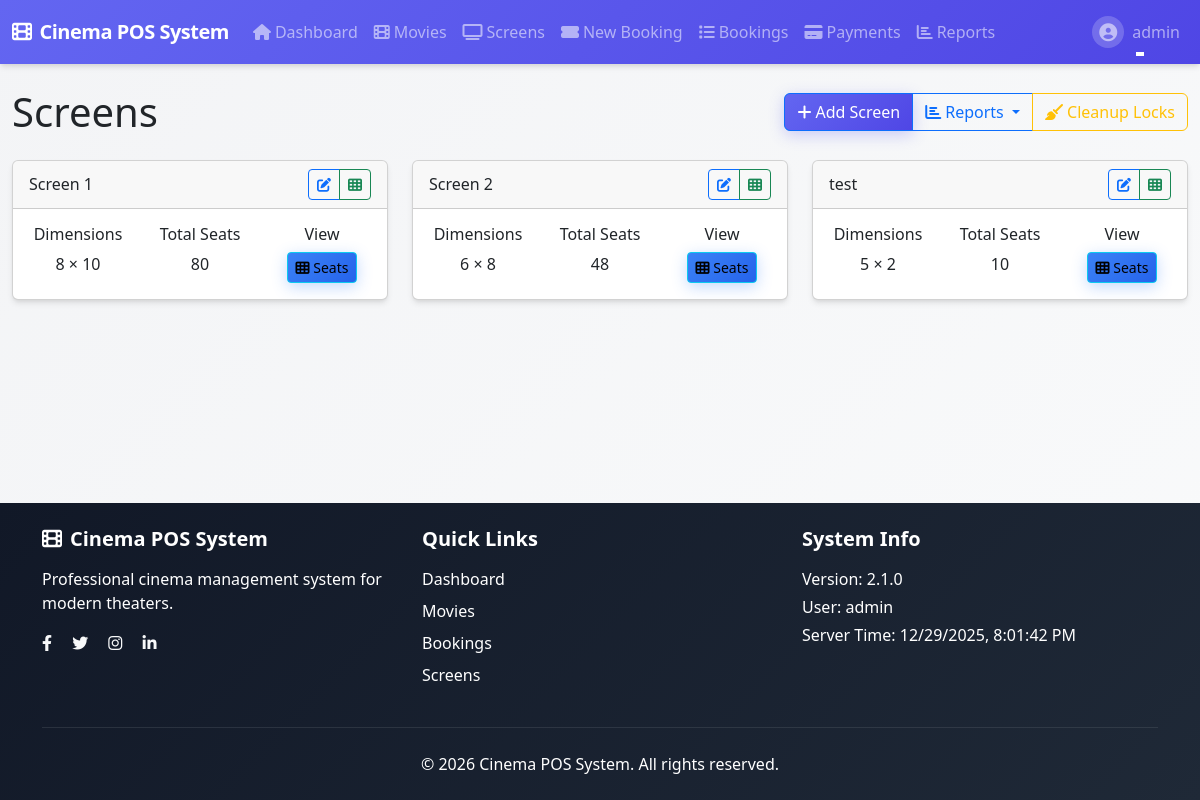
/screens/ (signed in), run on the app's committed database.
### app/auth/models.py (models this page shows, shortened)
class User(UserMixin, db.Model):
    id = db.Column(db.Integer, primary_key=True)
    username = db.Column(db.String(64), index=True, unique=True, nullable=False,
                       comment="Unique username for login")
    email = db.Column(db.String(120), index=True, unique=True, nullable=False,
                      comment="Unique email address")
    password_hash = db.Column(db.String(128), nullable=False,
                            comment="Hashed password")
    role = db.Column(db.Enum('admin', 'cashier', name='user_roles'), default='cashier', nullable=False,
                    comment="Primary user role for permissions (for shared accounts, this is the default role)")
    assigned_roles = db.Column(db.Text, nullable=True,
                             comment="JSON array of assigned roles for shared accounts (e.g., ['admin', 'cashier'])")
    is_shared_account = db.Column(db.Boolean, default=False, nullable=False,
                                comment="Whether this is a shared account that can be used by multiple roles")
    last_login = db.Column(db.DateTime, default=None,
                         comment="Timestamp of last login")
    is_active = db.Column(db.Boolean, default=True, nullable=False,
                        comment="Whether user account is active")
    created_at = db.Column(db.DateTime, default=datetime.utcnow, nullable=False,
                          comment="Account creation timestamp")
    created_by = db.Column(db.Integer, db.ForeignKey('user.id'), default=None,
                         comment="ID of user who created this account")
    updated_at = db.Column(db.DateTime, default=datetime.utcnow, onupdate=datetime.utcnow,
                          comment="Last update timestamp")
    updated_by = db.Column(db.Integer, db.ForeignKey('user.id'), default=None,
                         comment="ID of user who last updated this account")
    bookings = db.relationship('Booking', backref='user', lazy=True)
    __table_args__ = (
        db.CheckConstraint('length(username) >= 3', name='check_username_length'),
        db.CheckConstraint('length(email) >= 5', name='check_email_length'),
        db.CheckConstraint("email ~* '^[A-Za-z0-9._%+-]+@[A-Za-z0-9.-]+\\.[A-Za-z]{2,}$'", name='check_email_format'),
        db.CheckConstraint("username ~* '^[a-zA-Z0-9_]+$'", name='check_username_format'),
        db.CheckConstraint("role IN ('admin', 'cashier')", name='check_role_values'),
        db.Index('idx_user_email_active', 'email', 'is_active'),
        db.Index('idx_user_username_active', 'username', 'is_active'),
    )
    def is_admin(self):
        from flask import session
        current_role = session.get('current_role')
        if current_role:
            return current_role == 'admin'
        return self.role == 'admin'

### app/screens/models.py (models this page shows, shortened)
class Screen(db.Model):
    id = db.Column(db.Integer, primary_key=True)
    name = db.Column(db.String(50), nullable=False)
    total_rows = db.Column(db.Integer, nullable=False)
    total_columns = db.Column(db.Integer, nullable=False)
    seats = db.relationship('Seat', backref='screen', lazy=True)
    shows = db.relationship('Show', backref='screen', lazy=True)

### app/screens/routes.py (the view)
@bp.route('/')
@login_required
def index():
    screens = Screen.query.all()
    return render_template('screens/index.html', title='Screens', screens=screens)

### app/__init__.py (called while the page is built)
@login_manager.user_loader
def load_user(user_id):
    from app.auth.models import User
    return User.query.get(int(user_id))

### templates/screens/index.html (shortened to what this page needs)
{% extends "base.html" %} {% block content %}
<div class="row">
  <div class="col-12">
    <div class="d-flex justify-content-between align-items-center mb-4">
      <h1 class="mb-0">Screens</h1>
      <div class="btn-group">
        {% if current_user.is_admin() %}
        <a href="{{ url_for('screens.add') }}" class="btn btn-primary">
          <i class="fas fa-plus me-1"></i>Add Screen
        </a>
        {% endif %}
        <div class="btn-group" role="group">
          <button type="button" class="btn btn-outline-primary dropdown-toggle" data-bs-toggle="dropdown">
            <i class="fas fa-chart-bar me-1"></i>Reports
          </button>
        </div>
        {% if current_user.is_admin() %}
        <a href="{{ url_for('screens.cleanup_expired_locks_route') }}" class="btn btn-outline-warning" onclick="return confirm('Are you sure you want to clean up expired seat locks?')">
          <i class="fas fa-broom me-1"></i>Cleanup Locks
        </a>
        {% endif %}
      </div>
    </div>
    {% if screens %}
    <div class="row">
      {% for screen in screens %}
      <div class="col-md-4 mb-4">
        <div class="card">
          <div
            class="card-header d-flex justify-content-between align-items-center"
          >
            <h6 class="mb-0">{{ screen.name }}</h6>
            {% if current_user.is_admin() %}
            <div class="btn-group btn-group-sm">
              <a
                href="{{ url_for('screens.edit', id=screen.id) }}"
                class="btn btn-sm btn-outline-primary"
              >
                <i class="fas fa-edit"></i>
              </a>
              <a
                href="{{ url_for('screens.manage_seats', screen_id=screen.id) }}"
                class="btn btn-sm btn-outline-success"
                title="Manage Seats"
              >
                <i class="fas fa-th"></i>
              </a>
            </div>
            {% endif %}
          </div>
          <div class="card-body">
            <div class="row text-center">
              <div class="col-4">
                <h6>Dimensions</h6>
                <p class="mb-0">
                  {{ screen.total_rows }} × {{ screen.total_columns }}
                </p>
              </div>
              <div class="col-4">
                <h6>Total Seats</h6>
                <p class="mb-0">
                  {{ screen.total_rows * screen.total_columns }}
                </p>
              </div>
              <div class="col-4">
                <h6>View</h6>
                <button
                  class="btn btn-sm btn-info seat-layout-btn"
                  data-rows="{{ screen.total_rows }}"
                  data-cols="{{ screen.total_columns }}"
                  data-name="{{ screen.name|e }}"
                >
                  <i class="fas fa-th"></i> Seats
                </button>
              </div>
            </div>
          </div>
        </div>
      </div>
      {% endfor %}
    </div>
    {% endif %}
  </div>
</div>
{% endblock %}

### templates/base.html (shortened to what this page needs)
<!DOCTYPE html>
<html lang="en">
<head>
    <link rel="stylesheet" href="{{ url_for('static', filename='css/style.css') }}">
    <link href="https://cdn.jsdelivr.net/npm/bootstrap@5.3.0/dist/css/bootstrap.min.css" rel="stylesheet">
    <link rel="stylesheet" href="https://cdnjs.cloudflare.com/ajax/libs/font-awesome/6.4.0/css/all.min.css">
    <link rel="stylesheet" href="https://cdnjs.cloudflare.com/ajax/libs/animate.css/4.1.1/animate.min.css">
</head>
<body>
    <header>
        <nav class="navbar navbar-expand-lg navbar-dark bg-gradient-primary">
            <div class="container-fluid">
                <a class="navbar-brand fw-bold" href="{{ url_for('index') }}">
                    <i class="fas fa-film me-2"></i>{{ app_name }}
                </a>
                <div class="collapse navbar-collapse" id="navbarNav">
                    {% if current_user.is_authenticated %}
                    <ul class="navbar-nav me-auto">
                        <li class="nav-item">
                            <a class="nav-link" href="{{ url_for('index') }}">
                                <i class="fas fa-home me-1"></i>Dashboard
                            </a>
                        </li>
                        <li class="nav-item">
                            <a class="nav-link" href="{{ url_for('movies.index') }}">
                                <i class="fas fa-film me-1"></i>Movies
                            </a>
                        </li>
                        <li class="nav-item">
                            <a class="nav-link" href="{{ url_for('screens.index') }}">
                                <i class="fas fa-tv me-1"></i>Screens
                            </a>
                        </li>
                        <li class="nav-item">
                            <a class="nav-link" href="{{ url_for('bookings.new') }}">
                                <i class="fas fa-ticket-alt me-1"></i>New Booking
                            </a>
                        </li>
                        <li class="nav-item">
                            <a class="nav-link" href="{{ url_for('bookings.index') }}">
                                <i class="fas fa-list me-1"></i>Bookings
                            </a>
                        </li>
                        <li class="nav-item">
                            <a class="nav-link" href="{{ url_for('payments.index') }}">
                                <i class="fas fa-credit-card me-1"></i>Payments
                            </a>
                        </li>
                        {% if current_user.role == 'admin' %}
                        <li class="nav-item">
                            <a class="nav-link" href="{{ url_for('reports.index') }}">
                                <i class="fas fa-chart-bar me-1"></i>Reports
                            </a>
                        </li>
                        {% endif %}
                    </ul>
                    {% endif %}
                    <ul class="navbar-nav">
                        {% if current_user.is_authenticated %}
                        <li class="nav-item dropdown">
                            <a class="nav-link dropdown-toggle d-flex align-items-center" href="#" id="navbarDropdown" role="button" data-bs-toggle="dropdown">
                                <div class="user-avatar me-2">
                                    <i class="fas fa-user-circle"></i>
                                </div>
                                {{ current_user.username }}
                            </a>
                        </li>
                        {% else %}
                        <li class="nav-item">
                            <a class="nav-link" href="{{ url_for('auth.login') }}">Login</a>
                        </li>
                        {% endif %}
                    </ul>
                </div>
            </div>
        </nav>
    </header>
    <main class="container-fluid mt-4">
        {% block content %}{% endblock %}
    </main>
    {% include 'validation/feedback.html' %}
    <footer class="bg-dark text-light mt-5">
        <div class="container py-4">
            <div class="row">
                <div class="col-md-4 mb-4 mb-md-0">
                    <h5 class="mb-3"><i class="fas fa-film me-2"></i>{{ app_name }}</h5>
                    <p class="text-white">Professional cinema management system for modern theaters.</p>
                    <div class="social-links">
                        <a href="#" class="text-light me-3"><i class="fab fa-facebook-f"></i></a>
                        <a href="#" class="text-light me-3"><i class="fab fa-twitter"></i></a>
                        <a href="#" class="text-light me-3"><i class="fab fa-instagram"></i></a>
                        <a href="#" class="text-light"><i class="fab fa-linkedin-in"></i></a>
                    </div>
                </div>
                <div class="col-md-4 mb-4 mb-md-0">
                    <h5 class="mb-3">Quick Links</h5>
                    <ul class="list-unstyled">
                        <li class="mb-2"><a href="{{ url_for('index') }}" class="text-white text-decoration-none">Dashboard</a></li>
                        <li class="mb-2"><a href="{{ url_for('movies.index') }}" class="text-white text-decoration-none">Movies</a></li>
                        <li class="mb-2"><a href="{{ url_for('bookings.new') }}" class="text-white text-decoration-none">Bookings</a></li>
                        <li class="mb-2"><a href="{{ url_for('screens.index') }}" class="text-white text-decoration-none">Screens</a></li>
                    </ul>
                </div>
                <div class="col-md-4">
                    <h5 class="mb-3">System Info</h5>
                    <p class="text-white mb-1">Version: {{ version }}</p>
                    <p class="text-white mb-1">User: {% if current_user.is_authenticated %}{{ current_user.username }}{% else %}Guest{% endif %}</p>
                    <p class="text-white mb-0">Server Time: <span id="serverTime"></span></p>
                </div>
            </div>
            <hr class="border-secondary my-4">
            <div class="text-center">
                <p class="mb-0 text-white">&copy; 2026 {{ app_name }}. All rights reserved.</p>
            </div>
        </div>
    </footer>
</body>
</html>

### templates/validation/feedback.html (shortened to what this page needs)
<div id="validation-toast" class="toast-container position-fixed bottom-0 end-0 p-3" style="z-index: 1055;">
</div>

### data on the page
User: username "admin"
Screen: name "Screen 1", total_rows "8", total_columns "10", screen.total_rows*screen.total_columns "80"
Screen: name "Screen 2", total_rows "6", total_columns "8", screen.total_rows*screen.total_columns "48"
Screen: name "test", total_rows "5", total_columns "2", screen.total_rows*screen.total_columns "10"

### other printed values
{{ app_name }} "Cinema POS System"
{{ version }} "2.1.0"
